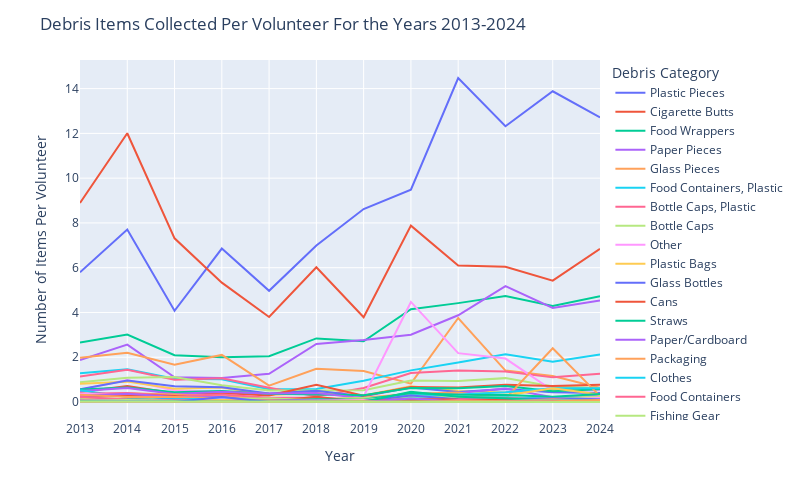

The notebook cell this image was saved under:
### Markdown cell above
# Debris Items Per Volunteer

## Grouped by Category
Now that we know that there's a significant correlation between the number of debris items and the number of volunteers, let's plot the number of debris items per volunteer over time. By dividing number of items by number of volunteers we can to some extent factor out that effect. Here I'm making line graphs rather than bar plots, since line graphs provides a more direct way of comparison of amounts compared to bars stacked on top of each other.

### Code cell
fig = graph_maker.item_per_volunteer()
fig.show()

### Figure 1 — Plotly figure (JSON) as saved in the notebook; plotly's stock layout.template omitted (floating-point values rounded to 4 significant figures)
{"data": [{"hovertemplate": "variable=Plastic Pieces<br>index=%{x}<br>value=%{y}<extra></extra>", "legendgroup": "Plastic Pieces", "line": {"color": "#636efa", "dash": "solid"}, "marker": {"symbol": "circle"}, "mode": "lines", "name": "Plastic Pieces", "orientation": "v", "showlegend": true, "type": "scatter", "x": [2013, 2014, 2015, 2016, 2017, 2018, 2019, 2020, 2021, 2022, 2023, 2024], "xaxis": "x", "y": [5.797, 7.706, 4.075, 6.856, 4.967, 6.996, 8.622, 9.486, 14.47, 12.32, 13.88, 12.71], "yaxis": "y"}, {"hovertemplate": "variable=Cigarette Butts<br>index=%{x}<br>value=%{y}<extra></extra>", "legendgroup": "Cigarette Butts", "line": {"color": "#EF553B", "dash": "solid"}, "marker": {"symbol": "circle"}, "mode": "lines", "name": "Cigarette Butts", "orientation": "v", "showlegend": true, "type": "scatter", "x": [2013, 2014, 2015, 2016, 2017, 2018, 2019, 2020, 2021, 2022, 2023, 2024], "xaxis": "x", "y": [8.89, 12.01, 7.313, 5.331, 3.799, 6.018, 3.786, 7.878, 6.099, 6.037, 5.421, 6.839], "yaxis": "y"}, {"hovertemplate": "variable=Food Wrappers<br>index=%{x}<br>value=%{y}<extra></extra>", "legendgroup": "Food Wrappers", "line": {"color": "#00cc96", "dash": "solid"}, "marker": {"symbol": "circle"}, "mode": "lines", "name": "Food Wrappers", "orientation": "v", "showlegend": true, "type": "scatter", "x": [2013, 2014, 2015, 2016, 2017, 2018, 2019, 2020, 2021, 2022, 2023, 2024], "xaxis": "x", "y": [2.656, 3.017, 2.092, 1.999, 2.042, 2.841, 2.711, 4.144, 4.417, 4.734, 4.284, 4.729], "yaxis": "y"}, {"hovertemplate": "variable=Paper Pieces<br>index=%{x}<br>value=%{y}<extra></extra>", "legendgroup": "Paper Pieces", "line": {"color": "#ab63fa", "dash": "solid"}, "marker": {"symbol": "circle"}, "mode": "lines", "name": "Paper Pieces", "orientation": "v", "showlegend": true, "type": "scatter", "x": [2013, 2014, 2015, 2016, 2017, 2018, 2019, 2020, 2021, 2022, 2023, 2024], "xaxis": "x", "y": [1.877, 2.565, 1.101, 1.073, 1.259, 2.596, 2.775, 3.008, 3.875, 5.176, 4.199, 4.537], "yaxis": "y"}, {"hovertemplate": "variable=Glass Pieces<br>index=%{x}<br>value=%{y}<extra></extra>", "legendgroup": "Glass Pieces", "line": {"color": "#FFA15A", "dash": "solid"}, "marker": {"symbol": "circle"}, "mode": "lines", "name": "Glass Pieces", "orientation": "v", "showlegend": true, "type": "scatter", "x": [2013, 2014, 2015, 2016, 2017, 2018, 2019, 2020, 2021, 2022, 2023, 2024], "xaxis": "x", "y": [1.981, 2.203, 1.668, 2.103, 0.7335, 1.484, 1.38, 0.8196, 3.751, 1.402, 1.161, 0.6319], "yaxis": "y"}, {"hovertemplate": "variable=Food Containers, Plastic<br>index=%{x}<br>value=%{y}<extra></extra>", "legendgroup": "Food Containers, Plastic", "line": {"color": "#19d3f3", "dash": "solid"}, "marker": {"symbol": "circle"}, "mode": "lines", "name": "Food Containers, Plastic", "orientation": "v", "showlegend": true, "type": "scatter", "x": [2013, 2014, 2015, 2016, 2017, 2018, 2019, 2020, 2021, 2022, 2023, 2024], "xaxis": "x", "y": [1.286, 1.466, 1.041, 1.013, 0.5745, 0.5808, 0.9448, 1.413, 1.769, 2.136, 1.796, 2.125], "yaxis": "y"}, {"hovertemplate": "variable=Bottle Caps, Plastic<br>index=%{x}<br>value=%{y}<extra></extra>", "legendgroup": "Bottle Caps, Plastic", "line": {"color": "#FF6692", "dash": "solid"}, "marker": {"symbol": "circle"}, "mode": "lines", "name": "Bottle Caps, Plastic", "orientation": "v", "showlegend": true, "type": "scatter", "x": [2013, 2014, 2015, 2016, 2017, 2018, 2019, 2020, 2021, 2022, 2023, 2024], "xaxis": "x", "y": [1.135, 1.442, 0.9961, 1.063, 0.6378, 0.2569, 0.6262, 1.297, 1.411, 1.364, 1.1, 1.262], "yaxis": "y"}, {"hovertemplate": "variable=Bottle Caps<br>index=%{x}<br>value=%{y}<extra></extra>", "legendgroup": "Bottle Caps", "line": {"color": "#B6E880", "dash": "solid"}, "marker": {"symbol": "circle"}, "mode": "lines", "name": "Bottle Caps", "orientation": "v", "showlegend": true, "type": "scatter", "x": [2013, 2014, 2015, 2016, 2017, 2018, 2019, 2020, 2021, 2022, 2023, 2024], "xaxis": "x", "y": [0.8875, 1.081, 1.113, 0.7496, 0.5166, 0.521, 0.5205, 0.9628, 0.9374, 1.066, 0.6963, 0.6227], "yaxis": "y"}, {"hovertemplate": "variable=Other<br>index=%{x}<br>value=%{y}<extra></extra>", "legendgroup": "Other", "line": {"color": "#FF97FF", "dash": "solid"}, "marker": {"symbol": "circle"}, "mode": "lines", "name": "Other", "orientation": "v", "showlegend": true, "type": "scatter", "x": [2013, 2014, 2015, 2016, 2017, 2018, 2019, 2020, 2021, 2022, 2023, 2024], "xaxis": "x", "y": [0.5461, 0.9795, 0.5165, 0.4608, 0.3535, 0.4626, 0.2495, 4.47, 2.183, 1.94, 0.5137, 0.5208], "yaxis": "y"}, {"hovertemplate": "variable=Plastic Bags<br>index=%{x}<br>value=%{y}<extra></extra>", "legendgroup": "Plastic Bags", "line": {"color": "#FECB52", "dash": "solid"}, "marker": {"symbol": "circle"}, "mode": "lines", "name": "Plastic Bags", "orientation": "v", "showlegend": true, "type": "scatter", "x": [2013, 2014, 2015, 2016, 2017, 2018, 2019, 2020, 2021, 2022, 2023, 2024], "xaxis": "x", "y": [0.811, 0.91, 0.5936, 0.652, 0.3169, 0.3995, 0.2907, 0.7012, 0.4915, 0.4294, 0.5412, 0.593], "yaxis": "y"}, {"hovertemplate": "variable=Glass Bottles<br>index=%{x}<br>value=%{y}<extra></extra>", "legendgroup": "Glass Bottles", "line": {"color": "#636efa", "dash": "solid"}, "marker": {"symbol": "circle"}, "mode": "lines", "name": "Glass Bottles", "orientation": "v", "showlegend": true, "type": "scatter", "x": [2013, 2014, 2015, 2016, 2017, 2018, 2019, 2020, 2021, 2022, 2023, 2024], "xaxis": "x", "y": [0.5673, 0.9576, 0.709, 0.6591, 0.3829, 0.507, 0.2611, 0.6427, 0.4476, 0.5845, 0.4325, 0.4057], "yaxis": "y"}, {"hovertemplate": "variable=Cans<br>index=%{x}<br>value=%{y}<extra></extra>", "legendgroup": "Cans", "line": {"color": "#EF553B", "dash": "solid"}, "marker": {"symbol": "circle"}, "mode": "lines", "name": "Cans", "orientation": "v", "showlegend": true, "type": "scatter", "x": [2013, 2014, 2015, 2016, 2017, 2018, 2019, 2020, 2021, 2022, 2023, 2024], "xaxis": "x", "y": [0.4425, 0.7144, 0.3898, 0.4034, 0.2898, 0.7744, 0.2819, 0.6675, 0.6497, 0.7757, 0.7126, 0.7719], "yaxis": "y"}, {"hovertemplate": "variable=Straws<br>index=%{x}<br>value=%{y}<extra></extra>", "legendgroup": "Straws", "line": {"color": "#00cc96", "dash": "solid"}, "marker": {"symbol": "circle"}, "mode": "lines", "name": "Straws", "orientation": "v", "showlegend": true, "type": "scatter", "x": [2013, 2014, 2015, 2016, 2017, 2018, 2019, 2020, 2021, 2022, 2023, 2024], "xaxis": "x", "y": [0.5626, 0.644, 0.4337, 0.4888, 0.3652, 0.3452, 0.3038, 0.6242, 0.6114, 0.7192, 0.4817, 0.5647], "yaxis": "y"}, {"hovertemplate": "variable=Paper/Cardboard<br>index=%{x}<br>value=%{y}<extra></extra>", "legendgroup": "Paper/Cardboard", "line": {"color": "#ab63fa", "dash": "solid"}, "marker": {"symbol": "circle"}, "mode": "lines", "name": "Paper/Cardboard", "orientation": "v", "showlegend": true, "type": "scatter", "x": [2013, 2014, 2015, 2016, 2017, 2018, 2019, 2020, 2021, 2022, 2023, 2024], "xaxis": "x", "y": [0.4919, 0.6225, 0.3614, 0.4558, 0.3795, 0.404, 0.1724, 0.2074, 0.3983, 0.6007, 0.2151, 0.2862], "yaxis": "y"}, {"hovertemplate": "variable=Packaging<br>index=%{x}<br>value=%{y}<extra></extra>", "legendgroup": "Packaging", "line": {"color": "#FFA15A", "dash": "solid"}, "marker": {"symbol": "circle"}, "mode": "lines", "name": "Packaging", "orientation": "v", "showlegend": true, "type": "scatter", "x": [2013, 2014, 2015, 2016, 2017, 2018, 2019, 2020, 2021, 2022, 2023, 2024], "xaxis": "x", "y": [0.2501, 0.395, 0.3402, 0.2407, 0.1573, 0.1257, 0.1876, 0.364, 0.4225, 0.1436, 2.401, 0.266], "yaxis": "y"}, {"hovertemplate": "variable=Clothes<br>index=%{x}<br>value=%{y}<extra></extra>", "legendgroup": "Clothes", "line": {"color": "#19d3f3", "dash": "solid"}, "marker": {"symbol": "circle"}, "mode": "lines", "name": "Clothes", "orientation": "v", "showlegend": true, "type": "scatter", "x": [2013, 2014, 2015, 2016, 2017, 2018, 2019, 2020, 2021, 2022, 2023, 2024], "xaxis": "x", "y": [0.5236, 0.222, 0.1224, 0.123, 0.001073, 0, 0.1591, 0.3048, 0.3343, 0.4367, 0.6123, 0.614], "yaxis": "y"}, {"hovertemplate": "variable=Food Containers<br>index=%{x}<br>value=%{y}<extra></extra>", "legendgroup": "Food Containers", "line": {"color": "#FF6692", "dash": "solid"}, "marker": {"symbol": "circle"}, "mode": "lines", "name": "Food Containers", "orientation": "v", "showlegend": true, "type": "scatter", "x": [2013, 2014, 2015, 2016, 2017, 2018, 2019, 2020, 2021, 2022, 2023, 2024], "xaxis": "x", "y": [0.3637, 0.3999, 0.27, 0.3328, 0.1882, 0.1853, 0.07462, 0.2539, 0.1526, 0.1442, 0.087, 0], "yaxis": "y"}, {"hovertemplate": "variable=Fishing Gear<br>index=%{x}<br>value=%{y}<extra></extra>", "legendgroup": "Fishing Gear", "line": {"color": "#B6E880", "dash": "solid"}, "marker": {"symbol": "circle"}, "mode": "lines", "name": "Fishing Gear", "orientation": "v", "showlegend": true, "type": "scatter", "x": [2013, 2014, 2015, 2016, 2017, 2018, 2019, 2020, 2021, 2022, 2023, 2024], "xaxis": "x", "y": [0.1402, 0.3026, 0.2368, 0.1621, 0.1418, 0.1101, 0.1766, 0.1228, 0.18, 0.2066, 0.1712, 0.2433], "yaxis": "y"}, {"hovertemplate": "variable=Tobacco<br>index=%{x}<br>value=%{y}<extra></extra>", "legendgroup": "Tobacco", "line": {"color": "#FF97FF", "dash": "solid"}, "marker": {"symbol": "circle"}, "mode": "lines", "name": "Tobacco", "orientation": "v", "showlegend": true, "type": "scatter", "x": [2013, 2014, 2015, 2016, 2017, 2018, 2019, 2020, 2021, 2022, 2023, 2024], "xaxis": "x", "y": [0.3837, 0.2871, 0.2503, 0.1094, 0.02771, 0.02558, 0.07086, 0.2507, 0.1823, 0.09454, 0.05346, 0.1943], "yaxis": "y"}, {"hovertemplate": "variable=Wood Pieces<br>index=%{x}<br>value=%{y}<extra></extra>", "legendgroup": "Wood Pieces", "line": {"color": "#FECB52", "dash": "solid"}, "marker": {"symbol": "circle"}, "mode": "lines", "name": "Wood Pieces", "orientation": "v", "showlegend": true, "type": "scatter", "x": [2013, 2014, 2015, 2016, 2017, 2018, 2019, 2020, 2021, 2022, 2023, 2024], "xaxis": "x", "y": [0.1021, 0.1326, 0.1469, 0.09036, 0.004827, 0, 0.125, 0.1444, 0.1807, 0.2951, 0.6173, 0.3318], "yaxis": "y"}, {"hovertemplate": "variable=Balloons<br>index=%{x}<br>value=%{y}<extra></extra>", "legendgroup": "Balloons", "line": {"color": "#636efa", "dash": "solid"}, "marker": {"symbol": "circle"}, "mode": "lines", "name": "Balloons", "orientation": "v", "showlegend": true, "type": "scatter", "x": [2013, 2014, 2015, 2016, 2017, 2018, 2019, 2020, 2021, 2022, 2023, 2024], "xaxis": "x", "y": [0.2164, 0.3382, 0.1239, 0.1499, 0.06203, 0.09646, 0.05757, 0.1031, 0.141, 0.1165, 0.1092, 0.08008], "yaxis": "y"}, {"hovertemplate": "variable=Nails<br>index=%{x}<br>value=%{y}<extra></extra>", "legendgroup": "Nails", "line": {"color": "#EF553B", "dash": "solid"}, "marker": {"symbol": "circle"}, "mode": "lines", "name": "Nails", "orientation": "v", "showlegend": true, "type": "scatter", "x": [2013, 2014, 2015, 2016, 2017, 2018, 2019, 2020, 2021, 2022, 2023, 2024], "xaxis": "x", "y": [0.2532, 0.3259, 0.2697, 0.09828, 0.01984, 0.2349, 0, 0, 0, 0, 0, 0], "yaxis": "y"}, {"hovertemplate": "variable=Beach Gear<br>index=%{x}<br>value=%{y}<extra></extra>", "legendgroup": "Beach Gear", "line": {"color": "#00cc96", "dash": "solid"}, "marker": {"symbol": "circle"}, "mode": "lines", "name": "Beach Gear", "orientation": "v", "showlegend": true, "type": "scatter", "x": [2013, 2014, 2015, 2016, 2017, 2018, 2019, 2020, 2021, 2022, 2023, 2024], "xaxis": "x", "y": [0.08134, 0.1335, 0.05755, 0.05491, 0.04201, 0.122, 0.1014, 0.406, 0.3187, 0.3118, 0.2315, 0.3604], "yaxis": "y"}, {"hovertemplate": "variable=Foil<br>index=%{x}<br>value=%{y}<extra></extra>", "legendgroup": "Foil", "line": {"color": "#ab63fa", "dash": "solid"}, "marker": {"symbol": "circle"}, "mode": "lines", "name": "Foil", "orientation": "v", "showlegend": true, "type": "scatter", "x": [2013, 2014, 2015, 2016, 2017, 2018, 2019, 2020, 2021, 2022, 2023, 2024], "xaxis": "x", "y": [0.2698, 0.3706, 0.22, 0.2193, 0, 0.00605, 0, 0, 0, 0, 0, 0], "yaxis": "y"}, {"hovertemplate": "variable=Fireworks<br>index=%{x}<br>value=%{y}<extra></extra>", "legendgroup": "Fireworks", "line": {"color": "#FFA15A", "dash": "solid"}, "marker": {"symbol": "circle"}, "mode": "lines", "name": "Fireworks", "orientation": "v", "showlegend": true, "type": "scatter", "x": [2013, 2014, 2015, 2016, 2017, 2018, 2019, 2020, 2021, 2022, 2023, 2024], "xaxis": "x", "y": [0.3286, 0.218, 0.228, 0.1663, 0.02717, 0.0261, 0.008604, 0.0006363, 0.01387, 0.01332, 0.0005044, 0], "yaxis": "y"}, {"hovertemplate": "variable=Personal Hygiene<br>index=%{x}<br>value=%{y}<extra></extra>", "legendgroup": "Personal Hygiene", "line": {"color": "#19d3f3", "dash": "solid"}, "marker": {"symbol": "circle"}, "mode": "lines", "name": "Personal Hygiene", "orientation": "v", "showlegend": true, "type": "scatter", "x": [2013, 2014, 2015, 2016, 2017, 2018, 2019, 2020, 2021, 2022, 2023, 2024], "xaxis": "x", "y": [0.08362, 0.1039, 0.1023, 0.1495, 0.11, 0.06517, 0.08463, 0.2202, 0.1985, 0.2105, 0.1495, 0.1683], "yaxis": "y"}, {"hovertemplate": "variable=Lighters<br>index=%{x}<br>value=%{y}<extra></extra>", "legendgroup": "Lighters", "line": {"color": "#FF6692", "dash": "solid"}, "marker": {"symbol": "circle"}, "mode": "lines", "name": "Lighters", "orientation": "v", "showlegend": true, "type": "scatter", "x": [2013, 2014, 2015, 2016, 2017, 2018, 2019, 2020, 2021, 2022, 2023, 2024], "xaxis": "x", "y": [0.2214, 0.1093, 0.06818, 0.05586, 0.03575, 0.04062, 0.02534, 0.03182, 0.04129, 0.1737, 0.09053, 0.02576], "yaxis": "y"}, {"hovertemplate": "variable=Lids<br>index=%{x}<br>value=%{y}<extra></extra>", "legendgroup": "Lids", "line": {"color": "#B6E880", "dash": "solid"}, "marker": {"symbol": "circle"}, "mode": "lines", "name": "Lids", "orientation": "v", "showlegend": true, "type": "scatter", "x": [2013, 2014, 2015, 2016, 2017, 2018, 2019, 2020, 2021, 2022, 2023, 2024], "xaxis": "x", "y": [0, 0, 0, 0.08688, 0.1523, 0.08038, 0.08447, 0.2615, 0.1757, 0.1214, 0.1251, 0.1884], "yaxis": "y"}, {"hovertemplate": "variable=Construction Materials<br>index=%{x}<br>value=%{y}<extra></extra>", "legendgroup": "Construction Materials", "line": {"color": "#FF97FF", "dash": "solid"}, "marker": {"symbol": "circle"}, "mode": "lines", "name": "Construction Materials", "orientation": "v", "showlegend": true, "type": "scatter", "x": [2013, 2014, 2015, 2016, 2017, 2018, 2019, 2020, 2021, 2022, 2023, 2024], "xaxis": "x", "y": [0.07861, 0.01846, 0, 0.1174, 0.04308, 0.07969, 0.08666, 0.1056, 0.1506, 0.07208, 0.09734, 0.1753], "yaxis": "y"}, {"hovertemplate": "variable=Bandaids<br>index=%{x}<br>value=%{y}<extra></extra>", "legendgroup": "Bandaids", "line": {"color": "#FECB52", "dash": "solid"}, "marker": {"symbol": "circle"}, "mode": "lines", "name": "Bandaids", "orientation": "v", "showlegend": true, "type": "scatter", "x": [2013, 2014, 2015, 2016, 2017, 2018, 2019, 2020, 2021, 2022, 2023, 2024], "xaxis": "x", "y": [0.08025, 0.09648, 0.04705, 0.03925, 0.05649, 0.06033, 0.05569, 0.05472, 0.08918, 0.1092, 0.06985, 0.07896], "yaxis": "y"}, {"hovertemplate": "variable=Utensils<br>index=%{x}<br>value=%{y}<extra></extra>", "legendgroup": "Utensils", "line": {"color": "#636efa", "dash": "solid"}, "marker": {"symbol": "circle"}, "mode": "lines", "name": "Utensils", "orientation": "v", "showlegend": true, "type": "scatter", "x": [2013, 2014, 2015, 2016, 2017, 2018, 2019, 2020, 2021, 2022, 2023, 2024], "xaxis": "x", "y": [0, 0, 0, 0.06742, 0.08473, 0.06724, 0.04568, 0.2883, 0.1189, 0.1133, 0.1627, 0.1224], "yaxis": "y"}, {"hovertemplate": "variable=Strapping Bands<br>index=%{x}<br>value=%{y}<extra></extra>", "legendgroup": "Strapping Bands", "line": {"color": "#EF553B", "dash": "solid"}, "marker": {"symbol": "circle"}, "mode": "lines", "name": "Strapping Bands", "orientation": "v", "showlegend": true, "type": "scatter", "x": [2013, 2014, 2015, 2016, 2017, 2018, 2019, 2020, 2021, 2022, 2023, 2024], "xaxis": "x", "y": [0.06326, 0.006976, 0.0001296, 0.06821, 0.0345, 0.04408, 0.04239, 0.1324, 0.1077, 0.1042, 0.06884, 0.08176], "yaxis": "y"}, {"hovertemplate": "variable=PPE<br>index=%{x}<br>value=%{y}<extra></extra>", "legendgroup": "PPE", "line": {"color": "#00cc96", "dash": "solid"}, "marker": {"symbol": "circle"}, "mode": "lines", "name": "PPE", "orientation": "v", "showlegend": true, "type": "scatter", "x": [2013, 2014, 2015, 2016, 2017, 2018, 2019, 2020, 2021, 2022, 2023, 2024], "xaxis": "x", "y": [0, 0, 0, 0, 0, 0, 0, 0.4582, 0.2372, 0.1645, 0.0469, 0.07868], "yaxis": "y"}, {"hovertemplate": "variable=6-Pack Holders<br>index=%{x}<br>value=%{y}<extra></extra>", "legendgroup": "6-Pack Holders", "line": {"color": "#ab63fa", "dash": "solid"}, "marker": {"symbol": "circle"}, "mode": "lines", "name": "6-Pack Holders", "orientation": "v", "showlegend": true, "type": "scatter", "x": [2013, 2014, 2015, 2016, 2017, 2018, 2019, 2020, 2021, 2022, 2023, 2024], "xaxis": "x", "y": [0.06794, 0.09755, 0.03901, 0.02057, 0.008044, 0.005877, 0.01205, 0, 0.01189, 0.02533, 0.01034, 0.04648], "yaxis": "y"}, {"hovertemplate": "variable=Batteries<br>index=%{x}<br>value=%{y}<extra></extra>", "legendgroup": "Batteries", "line": {"color": "#FFA15A", "dash": "solid"}, "marker": {"symbol": "circle"}, "mode": "lines", "name": "Batteries", "orientation": "v", "showlegend": true, "type": "scatter", "x": [2013, 2014, 2015, 2016, 2017, 2018, 2019, 2020, 2021, 2022, 2023, 2024], "xaxis": "x", "y": [0.02668, 0.0235, 0.02165, 0.03545, 0.08098, 0.02558, 0.01205, 0.02036, 0.02246, 0.03265, 0.1218, 0.03724], "yaxis": "y"}, {"hovertemplate": "variable=Syringes<br>index=%{x}<br>value=%{y}<extra></extra>", "legendgroup": "Syringes", "line": {"color": "#19d3f3", "dash": "solid"}, "marker": {"symbol": "circle"}, "mode": "lines", "name": "Syringes", "orientation": "v", "showlegend": true, "type": "scatter", "x": [2013, 2014, 2015, 2016, 2017, 2018, 2019, 2020, 2021, 2022, 2023, 2024], "xaxis": "x", "y": [0.01524, 0.0176, 0.02787, 0.0595, 0.02431, 0.04183, 0.0244, 0.028, 0.03336, 0.05276, 0.07137, 0.08036], "yaxis": "y"}, {"hovertemplate": "variable=Bottles, Plastic<br>index=%{x}<br>value=%{y}<extra></extra>", "legendgroup": "Bottles, Plastic", "line": {"color": "#FF6692", "dash": "solid"}, "marker": {"symbol": "circle"}, "mode": "lines", "name": "Bottles, Plastic", "orientation": "v", "showlegend": true, "type": "scatter", "x": [2013, 2014, 2015, 2016, 2017, 2018, 2019, 2020, 2021, 2022, 2023, 2024], "xaxis": "x", "y": [0.04127, 0.03681, 0.06753, 0.04874, 0.03075, 0.01711, 0.02065, 0, 0.02114, 0.01593, 0.03455, 0.03556], "yaxis": "y"}, {"hovertemplate": "variable=Footwear<br>index=%{x}<br>value=%{y}<extra></extra>", "legendgroup": "Footwear", "line": {"color": "#B6E880", "dash": "solid"}, "marker": {"symbol": "circle"}, "mode": "lines", "name": "Footwear", "orientation": "v", "showlegend": true, "type": "scatter", "x": [2013, 2014, 2015, 2016, 2017, 2018, 2019, 2020, 2021, 2022, 2023, 2024], "xaxis": "x", "y": [0.05869, 0.08623, 0.04161, 0.04684, 0.0001788, 0, 0, 0, 0, 0.004179, 0.007565, 0.01428], "yaxis": "y"}, {"hovertemplate": "variable=Cigar Tips<br>index=%{x}<br>value=%{y}<extra></extra>", "legendgroup": "Cigar Tips", "line": {"color": "#FF97FF", "dash": "solid"}, "marker": {"symbol": "circle"}, "mode": "lines", "name": "Cigar Tips", "orientation": "v", "showlegend": true, "type": "scatter", "x": [2013, 2014, 2015, 2016, 2017, 2018, 2019, 2020, 2021, 2022, 2023, 2024], "xaxis": "x", "y": [0, 0.01964, 0.0005185, 0.05681, 0.03057, 0.03526, 0.04349, 0.0006363, 0.06474, 0.03343, 0.003278, 0], "yaxis": "y"}, {"hovertemplate": "variable=Rope<br>index=%{x}<br>value=%{y}<extra></extra>", "legendgroup": "Rope", "line": {"color": "#FECB52", "dash": "solid"}, "marker": {"symbol": "circle"}, "mode": "lines", "name": "Rope", "orientation": "v", "showlegend": true, "type": "scatter", "x": [2013, 2014, 2015, 2016, 2017, 2018, 2019, 2020, 2021, 2022, 2023, 2024], "xaxis": "x", "y": [0, 0, 0.009203, 0.09052, 0.02252, 0.02351, 0.0463, 0.004454, 0.04889, 0.01671, 0.0007565, 0], "yaxis": "y"}, {"hovertemplate": "variable=Beverage Bottles<br>index=%{x}<br>value=%{y}<extra></extra>", "legendgroup": "Beverage Bottles", "line": {"color": "#636efa", "dash": "solid"}, "marker": {"symbol": "circle"}, "mode": "lines", "name": "Beverage Bottles", "orientation": "v", "showlegend": true, "type": "scatter", "x": [2013, 2014, 2015, 2016, 2017, 2018, 2019, 2020, 2021, 2022, 2023, 2024], "xaxis": "x", "y": [0, 0, 0, 0.2236, 0, 0, 0, 0, 0, 0, 0, 0], "yaxis": "y"}, {"hovertemplate": "variable=Bagged Pet Waste<br>index=%{x}<br>value=%{y}<extra></extra>", "legendgroup": "Bagged Pet Waste", "line": {"color": "#EF553B", "dash": "solid"}, "marker": {"symbol": "circle"}, "mode": "lines", "name": "Bagged Pet Waste", "orientation": "v", "showlegend": true, "type": "scatter", "x": [2013, 2014, 2015, 2016, 2017, 2018, 2019, 2020, 2021, 2022, 2023, 2024], "xaxis": "x", "y": [0.01209, 0, 0, 0, 0, 0, 0, 0.04454, 0.05252, 0.04414, 0.03203, 0.06888], "yaxis": "y"}, {"hovertemplate": "variable=Tires<br>index=%{x}<br>value=%{y}<extra></extra>", "legendgroup": "Tires", "line": {"color": "#00cc96", "dash": "solid"}, "marker": {"symbol": "circle"}, "mode": "lines", "name": "Tires", "orientation": "v", "showlegend": true, "type": "scatter", "x": [2013, 2014, 2015, 2016, 2017, 2018, 2019, 2020, 2021, 2022, 2023, 2024], "xaxis": "x", "y": [0.0122, 0.02093, 0.014, 0.01124, 0.008581, 0.006093, 0.005788, 0.01336, 0.006276, 0.007051, 0.002774, 0.01064], "yaxis": "y"}, {"hovertemplate": "variable=Beverage Pouches<br>index=%{x}<br>value=%{y}<extra></extra>", "legendgroup": "Beverage Pouches", "line": {"color": "#ab63fa", "dash": "solid"}, "marker": {"symbol": "circle"}, "mode": "lines", "name": "Beverage Pouches", "orientation": "v", "showlegend": true, "type": "scatter", "x": [2013, 2014, 2015, 2016, 2017, 2018, 2019, 2020, 2021, 2022, 2023, 2024], "xaxis": "x", "y": [0, 0, 0, 0, 0, 0, 0, 0.1527, 0.01618, 0.04492, 0.04136, 0.0196], "yaxis": "y"}, {"hovertemplate": "variable=E-Waste<br>index=%{x}<br>value=%{y}<extra></extra>", "legendgroup": "E-Waste", "line": {"color": "#FFA15A", "dash": "solid"}, "marker": {"symbol": "circle"}, "mode": "lines", "name": "E-Waste", "orientation": "v", "showlegend": true, "type": "scatter", "x": [2013, 2014, 2015, 2016, 2017, 2018, 2019, 2020, 2021, 2022, 2023, 2024], "xaxis": "x", "y": [0, 0, 0, 0, 0, 0, 0, 0.02418, 0.04096, 0.01907, 0.02824, 0.08876], "yaxis": "y"}, {"hovertemplate": "variable=Appliances<br>index=%{x}<br>value=%{y}<extra></extra>", "legendgroup": "Appliances", "line": {"color": "#19d3f3", "dash": "solid"}, "marker": {"symbol": "circle"}, "mode": "lines", "name": "Appliances", "orientation": "v", "showlegend": true, "type": "scatter", "x": [2013, 2014, 2015, 2016, 2017, 2018, 2019, 2020, 2021, 2022, 2023, 2024], "xaxis": "x", "y": [0.01601, 0.01363, 0.005962, 0.01013, 0.007508, 0.003111, 0.003598, 0, 0.007267, 0.001306, 0.01765, 0.00476], "yaxis": "y"}, {"hovertemplate": "variable=Car Parts<br>index=%{x}<br>value=%{y}<extra></extra>", "legendgroup": "Car Parts", "line": {"color": "#FF6692", "dash": "solid"}, "marker": {"symbol": "circle"}, "mode": "lines", "name": "Car Parts", "orientation": "v", "showlegend": true, "type": "scatter", "x": [2013, 2014, 2015, 2016, 2017, 2018, 2019, 2020, 2021, 2022, 2023, 2024], "xaxis": "x", "y": [0.003375, 0.01084, 0.00674, 0.01203, 0, 0, 0, 0, 0, 0, 0, 0], "yaxis": "y"}, {"hovertemplate": "variable=Bikes<br>index=%{x}<br>value=%{y}<extra></extra>", "legendgroup": "Bikes", "line": {"color": "#B6E880", "dash": "solid"}, "marker": {"symbol": "circle"}, "mode": "lines", "name": "Bikes", "orientation": "v", "showlegend": true, "type": "scatter", "x": [2013, 2014, 2015, 2016, 2017, 2018, 2019, 2020, 2021, 2022, 2023, 2024], "xaxis": "x", "y": [0.006751, 0.007512, 0.002333, 0.007754, 0, 0, 0, 0, 0, 0, 0, 0], "yaxis": "y"}], "layout": {"autosize": false, "height": 500, "legend": {"title": {"text": "Debris Category"}, "tracegroupgap": 0}, "margin": {"t": 60}, "title": {"text": "Debris Items Collected Per Volunteer For the Years 2013-2024"}, "width": 800, "xaxis": {"anchor": "y", "autorange": true, "domain": [0, 1], "dtick": "Y1", "range": [2013, 2024], "title": {"text": "Year"}, "type": "linear"}, "yaxis": {"anchor": "x", "autorange": true, "domain": [0, 1], "range": [-0.8041, 15.28], "title": {"text": "Number of Items Per Volunteer"}, "type": "linear"}}}
